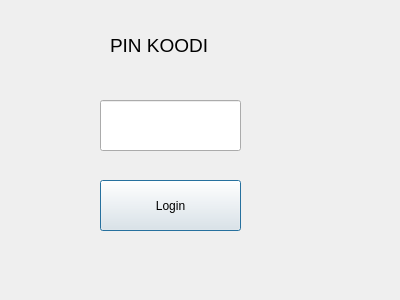
<?xml version="1.0" encoding="UTF-8"?>
<ui version="4.0">
 <class>Dialog</class>
 <widget class="QDialog" name="Dialog">
  <property name="geometry">
   <rect>
    <x>0</x>
    <y>0</y>
    <width>400</width>
    <height>300</height>
   </rect>
  </property>
  <property name="windowTitle">
   <string>Dialog</string>
  </property>
  <widget class="QLineEdit" name="lePinCode">
   <property name="geometry">
    <rect>
     <x>100</x>
     <y>100</y>
     <width>141</width>
     <height>51</height>
    </rect>
   </property>
  </widget>
  <widget class="QPushButton" name="btnLogin">
   <property name="geometry">
    <rect>
     <x>100</x>
     <y>180</y>
     <width>141</width>
     <height>51</height>
    </rect>
   </property>
   <property name="text">
    <string>Login</string>
   </property>
  </widget>
  <widget class="QLabel" name="label">
   <property name="geometry">
    <rect>
     <x>110</x>
     <y>20</y>
     <width>131</width>
     <height>51</height>
    </rect>
   </property>
   <property name="font">
    <font>
     <pointsize>14</pointsize>
    </font>
   </property>
   <property name="text">
    <string>PIN KOODI</string>
   </property>
  </widget>
 </widget>
 <resources/>
 <connections/>
</ui>
